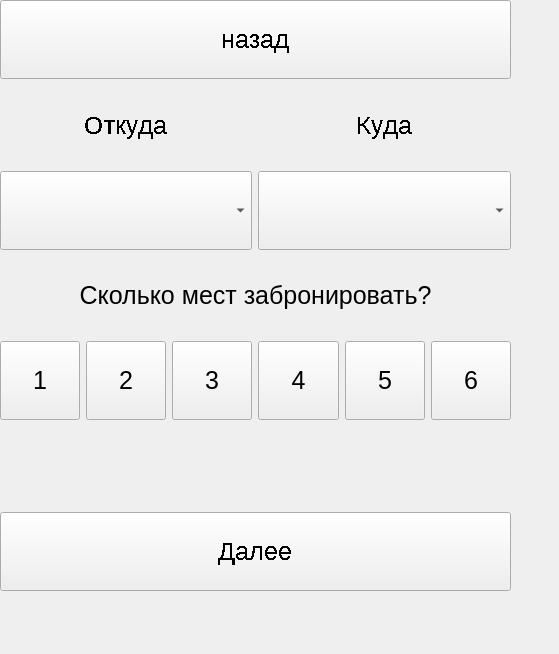
<?xml version="1.0" encoding="UTF-8"?>
<ui version="4.0">
 <class>registration</class>
 <widget class="QMainWindow" name="registration">
  <property name="enabled">
   <bool>true</bool>
  </property>
  <property name="geometry">
   <rect>
    <x>0</x>
    <y>0</y>
    <width>559</width>
    <height>654</height>
   </rect>
  </property>
  <property name="font">
   <font>
    <pointsize>19</pointsize>
    <kerning>true</kerning>
   </font>
  </property>
  <property name="windowTitle">
   <string>MainWindow</string>
  </property>
  <widget class="QWidget" name="centralwidget">
   <widget class="QWidget" name="gridLayoutWidget">
    <property name="geometry">
     <rect>
      <x>0</x>
      <y>0</y>
      <width>511</width>
      <height>591</height>
     </rect>
    </property>
    <layout class="QGridLayout" name="gridLayout" columnminimumwidth="0,0,0,0,0,0">
     <property name="sizeConstraint">
      <enum>QLayout::SetMinAndMaxSize</enum>
     </property>
     <property name="leftMargin">
      <number>0</number>
     </property>
     <property name="topMargin">
      <number>0</number>
     </property>
     <property name="rightMargin">
      <number>0</number>
     </property>
     <property name="bottomMargin">
      <number>0</number>
     </property>
     <property name="spacing">
      <number>6</number>
     </property>
     <item row="4" column="1">
      <widget class="QPushButton" name="pushButton_4">
       <property name="sizePolicy">
        <sizepolicy hsizetype="Minimum" vsizetype="Minimum">
         <horstretch>0</horstretch>
         <verstretch>0</verstretch>
        </sizepolicy>
       </property>
       <property name="text">
        <string>2</string>
       </property>
      </widget>
     </item>
     <item row="4" column="4">
      <widget class="QPushButton" name="pushButton_7">
       <property name="sizePolicy">
        <sizepolicy hsizetype="Minimum" vsizetype="Minimum">
         <horstretch>0</horstretch>
         <verstretch>0</verstretch>
        </sizepolicy>
       </property>
       <property name="text">
        <string>5</string>
       </property>
      </widget>
     </item>
     <item row="4" column="0">
      <widget class="QPushButton" name="pushButton_3">
       <property name="sizePolicy">
        <sizepolicy hsizetype="Minimum" vsizetype="Minimum">
         <horstretch>0</horstretch>
         <verstretch>0</verstretch>
        </sizepolicy>
       </property>
       <property name="text">
        <string>1</string>
       </property>
      </widget>
     </item>
     <item row="4" column="3">
      <widget class="QPushButton" name="pushButton_6">
       <property name="sizePolicy">
        <sizepolicy hsizetype="Minimum" vsizetype="Minimum">
         <horstretch>0</horstretch>
         <verstretch>0</verstretch>
        </sizepolicy>
       </property>
       <property name="text">
        <string>4</string>
       </property>
      </widget>
     </item>
     <item row="4" column="2">
      <widget class="QPushButton" name="pushButton_5">
       <property name="sizePolicy">
        <sizepolicy hsizetype="Minimum" vsizetype="Minimum">
         <horstretch>0</horstretch>
         <verstretch>0</verstretch>
        </sizepolicy>
       </property>
       <property name="text">
        <string>3</string>
       </property>
      </widget>
     </item>
     <item row="4" column="5">
      <widget class="QPushButton" name="pushButton_8">
       <property name="sizePolicy">
        <sizepolicy hsizetype="Minimum" vsizetype="Minimum">
         <horstretch>0</horstretch>
         <verstretch>0</verstretch>
        </sizepolicy>
       </property>
       <property name="text">
        <string>6</string>
       </property>
      </widget>
     </item>
     <item row="0" column="0" colspan="6">
      <widget class="QPushButton" name="pushButton_2">
       <property name="sizePolicy">
        <sizepolicy hsizetype="Expanding" vsizetype="Minimum">
         <horstretch>0</horstretch>
         <verstretch>0</verstretch>
        </sizepolicy>
       </property>
       <property name="sizeIncrement">
        <size>
         <width>2</width>
         <height>2</height>
        </size>
       </property>
       <property name="font">
        <font>
         <pointsize>19</pointsize>
         <weight>50</weight>
         <bold>false</bold>
         <stylestrategy>NoAntialias</stylestrategy>
         <kerning>false</kerning>
        </font>
       </property>
       <property name="focusPolicy">
        <enum>Qt::NoFocus</enum>
       </property>
       <property name="contextMenuPolicy">
        <enum>Qt::DefaultContextMenu</enum>
       </property>
       <property name="acceptDrops">
        <bool>false</bool>
       </property>
       <property name="autoFillBackground">
        <bool>true</bool>
       </property>
       <property name="inputMethodHints">
        <set>Qt::ImhNone</set>
       </property>
       <property name="text">
        <string>назад</string>
       </property>
      </widget>
     </item>
     <item row="6" column="0" colspan="6">
      <widget class="QPushButton" name="pushButton">
       <property name="sizePolicy">
        <sizepolicy hsizetype="Expanding" vsizetype="Minimum">
         <horstretch>0</horstretch>
         <verstretch>0</verstretch>
        </sizepolicy>
       </property>
       <property name="sizeIncrement">
        <size>
         <width>2</width>
         <height>2</height>
        </size>
       </property>
       <property name="font">
        <font>
         <pointsize>19</pointsize>
         <weight>50</weight>
         <bold>false</bold>
         <stylestrategy>NoAntialias</stylestrategy>
         <kerning>false</kerning>
        </font>
       </property>
       <property name="focusPolicy">
        <enum>Qt::NoFocus</enum>
       </property>
       <property name="contextMenuPolicy">
        <enum>Qt::DefaultContextMenu</enum>
       </property>
       <property name="acceptDrops">
        <bool>false</bool>
       </property>
       <property name="autoFillBackground">
        <bool>true</bool>
       </property>
       <property name="inputMethodHints">
        <set>Qt::ImhNone</set>
       </property>
       <property name="text">
        <string>Далее</string>
       </property>
      </widget>
     </item>
     <item row="3" column="0" colspan="6">
      <widget class="QLabel" name="label_3">
       <property name="sizePolicy">
        <sizepolicy hsizetype="Minimum" vsizetype="Minimum">
         <horstretch>0</horstretch>
         <verstretch>0</verstretch>
        </sizepolicy>
       </property>
       <property name="text">
        <string>Сколько мест забронировать?</string>
       </property>
       <property name="alignment">
        <set>Qt::AlignCenter</set>
       </property>
      </widget>
     </item>
     <item row="1" column="0" colspan="3">
      <widget class="QLabel" name="label">
       <property name="sizePolicy">
        <sizepolicy hsizetype="Minimum" vsizetype="Minimum">
         <horstretch>0</horstretch>
         <verstretch>0</verstretch>
        </sizepolicy>
       </property>
       <property name="sizeIncrement">
        <size>
         <width>2</width>
         <height>2</height>
        </size>
       </property>
       <property name="font">
        <font>
         <pointsize>19</pointsize>
         <weight>50</weight>
         <bold>false</bold>
         <stylestrategy>NoAntialias</stylestrategy>
         <kerning>false</kerning>
        </font>
       </property>
       <property name="focusPolicy">
        <enum>Qt::NoFocus</enum>
       </property>
       <property name="contextMenuPolicy">
        <enum>Qt::DefaultContextMenu</enum>
       </property>
       <property name="acceptDrops">
        <bool>false</bool>
       </property>
       <property name="autoFillBackground">
        <bool>false</bool>
       </property>
       <property name="inputMethodHints">
        <set>Qt::ImhNone</set>
       </property>
       <property name="text">
        <string>Откуда</string>
       </property>
       <property name="alignment">
        <set>Qt::AlignCenter</set>
       </property>
      </widget>
     </item>
     <item row="1" column="3" colspan="3">
      <widget class="QLabel" name="label_2">
       <property name="sizePolicy">
        <sizepolicy hsizetype="Minimum" vsizetype="Minimum">
         <horstretch>0</horstretch>
         <verstretch>0</verstretch>
        </sizepolicy>
       </property>
       <property name="sizeIncrement">
        <size>
         <width>2</width>
         <height>2</height>
        </size>
       </property>
       <property name="font">
        <font>
         <pointsize>19</pointsize>
         <weight>50</weight>
         <bold>false</bold>
         <stylestrategy>NoAntialias</stylestrategy>
         <kerning>false</kerning>
        </font>
       </property>
       <property name="focusPolicy">
        <enum>Qt::NoFocus</enum>
       </property>
       <property name="contextMenuPolicy">
        <enum>Qt::DefaultContextMenu</enum>
       </property>
       <property name="acceptDrops">
        <bool>false</bool>
       </property>
       <property name="autoFillBackground">
        <bool>false</bool>
       </property>
       <property name="inputMethodHints">
        <set>Qt::ImhNone</set>
       </property>
       <property name="text">
        <string>Куда</string>
       </property>
       <property name="alignment">
        <set>Qt::AlignCenter</set>
       </property>
      </widget>
     </item>
     <item row="2" column="0" colspan="3">
      <widget class="QComboBox" name="comboBox">
       <property name="sizePolicy">
        <sizepolicy hsizetype="Minimum" vsizetype="Minimum">
         <horstretch>0</horstretch>
         <verstretch>0</verstretch>
        </sizepolicy>
       </property>
       <property name="sizeIncrement">
        <size>
         <width>2</width>
         <height>2</height>
        </size>
       </property>
       <property name="font">
        <font>
         <pointsize>19</pointsize>
         <weight>50</weight>
         <bold>false</bold>
         <stylestrategy>NoAntialias</stylestrategy>
         <kerning>false</kerning>
        </font>
       </property>
       <property name="focusPolicy">
        <enum>Qt::NoFocus</enum>
       </property>
       <property name="contextMenuPolicy">
        <enum>Qt::DefaultContextMenu</enum>
       </property>
       <property name="acceptDrops">
        <bool>false</bool>
       </property>
       <property name="autoFillBackground">
        <bool>true</bool>
       </property>
       <property name="inputMethodHints">
        <set>Qt::ImhNone</set>
       </property>
      </widget>
     </item>
     <item row="2" column="3" colspan="3">
      <widget class="QComboBox" name="comboBox_2">
       <property name="sizePolicy">
        <sizepolicy hsizetype="Minimum" vsizetype="Minimum">
         <horstretch>0</horstretch>
         <verstretch>0</verstretch>
        </sizepolicy>
       </property>
       <property name="sizeIncrement">
        <size>
         <width>2</width>
         <height>2</height>
        </size>
       </property>
       <property name="font">
        <font>
         <pointsize>19</pointsize>
         <weight>50</weight>
         <bold>false</bold>
         <stylestrategy>NoAntialias</stylestrategy>
         <kerning>false</kerning>
        </font>
       </property>
       <property name="focusPolicy">
        <enum>Qt::NoFocus</enum>
       </property>
       <property name="contextMenuPolicy">
        <enum>Qt::DefaultContextMenu</enum>
       </property>
       <property name="acceptDrops">
        <bool>false</bool>
       </property>
       <property name="autoFillBackground">
        <bool>true</bool>
       </property>
       <property name="inputMethodHints">
        <set>Qt::ImhNone</set>
       </property>
      </widget>
     </item>
     <item row="5" column="0" colspan="6">
      <widget class="QLabel" name="log">
       <property name="text">
        <string/>
       </property>
      </widget>
     </item>
    </layout>
   </widget>
  </widget>
 </widget>
 <resources/>
 <connections/>
</ui>
